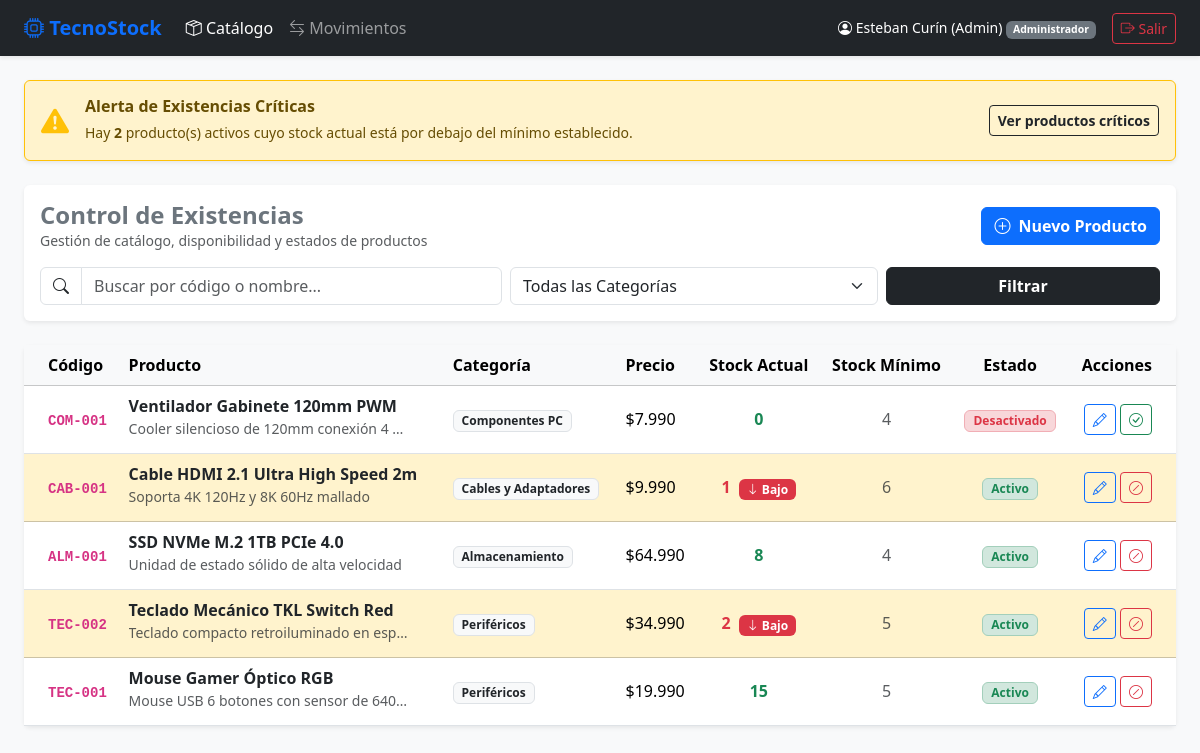
The page /index.php (signed in) on the database its author committed.
### tables this page shows
CREATE TABLE producto (
    id_producto INT AUTO_INCREMENT PRIMARY KEY,
    codigo VARCHAR(30) NOT NULL UNIQUE,
    nombre VARCHAR(120) NOT NULL,
    descripcion VARCHAR(255) DEFAULT NULL,
    precio INT NOT NULL CHECK (precio >= 0),
    stock_actual INT NOT NULL DEFAULT 0 CHECK (stock_actual >= 0),
    stock_minimo INT NOT NULL DEFAULT 0 CHECK (stock_minimo >= 0),
    estado TINYINT(1) NOT NULL DEFAULT 1,
    id_categoria INT NOT NULL,
    id_proveedor INT DEFAULT NULL,
    CONSTRAINT fk_producto_categoria FOREIGN KEY (id_categoria)
        REFERENCES categoria(id_categoria)
        ON UPDATE CASCADE
        ON DELETE RESTRICT,
    CONSTRAINT fk_producto_proveedor FOREIGN KEY (id_proveedor)
        REFERENCES proveedor(id_proveedor)
        ON UPDATE CASCADE
        ON DELETE RESTRICT
);

CREATE TABLE categoria (
    id_categoria INT AUTO_INCREMENT PRIMARY KEY,
    nombre VARCHAR(80) NOT NULL UNIQUE,
    descripcion VARCHAR(255) DEFAULT NULL,
    estado TINYINT(1) NOT NULL DEFAULT 1
);

### config/auth.php (called while the page is built, shortened)
<?php
function obtenerNombreRol(int $rol): string {
    return match ($rol) {
        1 => 'Administrador',
        2 => 'Bodeguero',
        3 => 'Vendedor',
        default => 'Desconocido',
    };
}

### index.php (the view, shortened to what this page needs)
<?php
require_once 'config/conexion.php';
require_once 'config/auth.php';
$rolUsuario = (int)$_SESSION['rol'];
$nombreUsuario = $_SESSION['nombre'];
$busqueda = trim($_GET['busqueda'] ?? '');
$sql = "SELECT p.id_producto, p.codigo, p.nombre, p.descripcion, p.precio,
               p.stock_actual, p.stock_minimo, p.estado, c.nombre AS categoria_nombre
        FROM producto p
        INNER JOIN categoria c ON p.id_categoria = c.id_categoria
        WHERE 1 = 1";
$params = [];
$sql .= " ORDER BY p.id_producto DESC";
$stmt = $pdo->prepare($sql);
$stmt->execute($params);
$productos = $stmt->fetchAll();
$stmtAlertas = $pdo->query("SELECT COUNT(*) FROM producto WHERE stock_actual < stock_minimo AND estado = 1");
$totalAlertas = (int)$stmtAlertas->fetchColumn();
?>
<!DOCTYPE html>
<html lang="es">
<head>
    <link href="https://cdn.jsdelivr.net/npm/bootstrap@5.3.3/dist/css/bootstrap.min.css" rel="stylesheet">
    <link href="https://cdn.jsdelivr.net/npm/bootstrap-icons@1.11.3/font/bootstrap-icons.min.css" rel="stylesheet">
</head>
<body>
<nav class="navbar navbar-expand-lg navbar-dark bg-dark sticky-top shadow-sm">
    <div class="container-fluid px-4">
        <a class="navbar-brand fw-bold text-primary" href="index.php">
            <i class="bi bi-cpu"></i> TecnoStock
        </a>
        <div class="collapse navbar-collapse" id="navMenu">
            <ul class="navbar-nav me-auto mb-2 mb-lg-0">
                <li class="nav-item">
                    <a class="nav-link active" href="index.php"><i class="bi bi-box-seam"></i> Catálogo</a>
                </li>
                <li class="nav-item">
                    <a class="nav-link" href="movimientos.php"><i class="bi bi-arrow-left-right"></i> Movimientos</a>
                </li>
            </ul>
            <div class="d-flex align-items-center text-white gap-3">
                <span class="small">
                    <i class="bi bi-person-circle"></i> <?= htmlspecialchars($nombreUsuario) ?>
                    <span class="badge bg-secondary"><?= obtenerNombreRol($rolUsuario) ?></span>
                </span>
                <a href="logout.php" class="btn btn-outline-danger btn-sm">
                    <i class="bi bi-box-arrow-right"></i> Salir
                </a>
            </div>
        </div>
    </div>
</nav>
<div class="container-fluid px-4 py-4">
    <?php if ($totalAlertas > 0): ?>
        <div class="alert alert-warning border-warning shadow-sm d-flex align-items-center justify-content-between p-3 mb-4" role="alert">
            <div class="d-flex align-items-center">
                <i class="bi bi-exclamation-triangle-fill fs-3 text-warning me-3"></i>
                <div>
                    <h6 class="alert-heading mb-1 fw-bold">Alerta de Existencias Críticas</h6>
                    <span class="small">Hay <strong><?= $totalAlertas ?></strong> producto(s) activos cuyo stock actual está por debajo del mínimo establecido.</span>
                </div>
            </div>
            <a href="index.php?filtro_stock=bajo" class="btn btn-sm btn-outline-dark fw-semibold">Ver productos críticos</a>
        </div>
    <?php endif; ?>
    <div class="card shadow-sm border-0 mb-4">
        <div class="card-body">
            <div class="row g-3 align-items-center justify-content-between mb-3">
                <div class="col-md-6">
                    <h4 class="fw-bold mb-0 text-secondary">Control de Existencias</h4>
                    <p class="text-muted small mb-0">Gestión de catálogo, disponibilidad y estados de productos</p>
                </div>
                <div class="col-md-6 text-md-end">
                    <?php if ($rolUsuario === 1): ?>
                        <a href="producto_form.php" class="btn btn-primary fw-semibold">
                            <i class="bi bi-plus-circle me-1"></i> Nuevo Producto
                        </a>
                    <?php endif; ?>
                </div>
            </div>
            <form method="GET" action="index.php" class="row g-2">
                <div class="col-md-5">
                    <div class="input-group">
                        <span class="input-group-text bg-white"><i class="bi bi-search"></i></span>
                        <input type="text" name="busqueda" class="form-control" placeholder="Buscar por código o nombre..." value="<?= htmlspecialchars($busqueda) ?>">
                    </div>
                </div>
                <div class="col-md-4">
                    <select name="id_categoria" class="form-select">
                        <option value="">Todas las Categorías</option>
                    </select>
                </div>
                <div class="col-md-3 d-flex gap-2">
                    <button type="submit" class="btn btn-dark w-100 fw-semibold">Filtrar</button>
                </div>
            </form>
        </div>
    </div>
    <div class="card shadow-sm border-0">
        <div class="card-body p-0">
            <div class="table-responsive">
                <table class="table table-hover align-middle mb-0">
                    <thead class="table-light">
                        <tr>
                            <th class="ps-4">Código</th>
                            <th>Producto</th>
                            <th>Categoría</th>
                            <th>Precio</th>
                            <th class="text-center">Stock Actual</th>
                            <th class="text-center">Stock Mínimo</th>
                            <th class="text-center">Estado</th>
                            <th class="text-end pe-4">Acciones</th>
                        </tr>
                    </thead>
                    <tbody>
                        <?php if (empty($productos)): ?>
                            <tr>
                                <td colspan="8" class="text-center py-4 text-muted">
                                    <i class="bi bi-inbox fs-2 d-block mb-2"></i>
                                    No se encontraron productos que coincidan con la búsqueda.
                                </td>
                            </tr>
                        <?php else: ?>
                            <?php foreach ($productos as $p): ?>
                                <?php
                                    $alertaStock = ($p['stock_actual'] < $p['stock_minimo'] && $p['estado'] == 1);
                                ?>
                                <tr class="<?= $alertaStock ? 'table-warning' : '' ?>">
                                    <td class="ps-4 fw-bold">
                                        <code><?= htmlspecialchars($p['codigo']) ?></code>
                                    </td>
                                    <td>
                                        <div class="fw-semibold text-dark"><?= htmlspecialchars($p['nombre']) ?></div>
                                        <small class="text-muted text-truncate d-inline-block" style="max-width: 280px;">
                                            <?= htmlspecialchars($p['descripcion'] ?? 'Sin descripción') ?>
                                        </small>
                                    </td>
                                    <td>
                                        <span class="badge bg-light text-dark border">
                                            <?= htmlspecialchars($p['categoria_nombre']) ?>
                                        </span>
                                    </td>
                                    <td>$<?= number_format($p['precio'], 0, ',', '.') ?></td>
                                    <td class="text-center">
                                        <span class="fw-bold fs-6 <?= $alertaStock ? 'text-danger' : 'text-success' ?>">
                                            <?= $p['stock_actual'] ?>
                                        </span>
                                        <?php if ($alertaStock): ?>
                                            <span class="badge bg-danger badge-alerta ms-1" title="Stock bajo el mínimo">
                                                <i class="bi bi-arrow-down"></i> Bajo
                                            </span>
                                        <?php endif; ?>
                                    </td>
                                    <td class="text-center text-muted"><?= $p['stock_minimo'] ?></td>
                                    <td class="text-center">
                                        <?php if ($p['estado'] == 1): ?>
                                            <span class="badge bg-success-subtle text-success border border-success-subtle px-2 py-1">Activo</span>
                                        <?php else: ?>
                                            <span class="badge bg-danger-subtle text-danger border border-danger-subtle px-2 py-1">Desactivado</span>
                                        <?php endif; ?>
                                    </td>
                                    <td class="text-end pe-4">
                                        <?php if ($rolUsuario === 1): ?>
                                            <a href="producto_form.php?id=<?= $p['id_producto'] ?>" class="btn btn-sm btn-outline-primary" title="Editar Producto">
                                                <i class="bi bi-pencil"></i>
                                            </a>
                                            <a href="producto_estado.php?id=<?= $p['id_producto'] ?>&estado=<?= $p['estado'] == 1 ? 0 : 1 ?>"
                                               class="btn btn-sm <?= $p['estado'] == 1 ? 'btn-outline-danger' : 'btn-outline-success' ?>"
                                               title="<?= $p['estado'] == 1 ? 'Desactivar producto' : 'Reactivar producto' ?>"
                                               onclick="return confirm('¿Seguro que deseas cambiar el estado de este producto?');">
                                                <i class="bi <?= $p['estado'] == 1 ? 'bi-slash-circle' : 'bi-check-circle' ?>"></i>
                                            </a>
                                        <?php else: ?>
                                            <span class="text-muted small">Solo lectura</span>
                                        <?php endif; ?>
                                    </td>
                                </tr>
                            <?php endforeach; ?>
                        <?php endif; ?>
                    </tbody>
                </table>
            </div>
        </div>
    </div>
</div>
</body>
</html>

### index.php (style rules this page uses)
body { background-color: #f8f9fa; }
.badge-alerta { animation: pulse 2s infinite; }

### rows shown on the page
producto: codigo "COM-001", nombre "Ventilador Gabinete 120mm PWM", descripcion "Cooler silencioso de 120mm conexión 4…", id_categoria.nombre "Componentes PC", precio "7.990", stock_actual "0", stock_minimo "4", estado "Desactivado"
producto: codigo "CAB-001", nombre "Cable HDMI 2.1 Ultra High Speed 2m", descripcion "Soporta 4K 120Hz y 8K 60Hz mallado", id_categoria.nombre "Cables y Adaptadores", precio "9.990", stock_actual "1", estado 1 (drawn), stock_minimo "6"
producto: codigo "ALM-001", nombre "SSD NVMe M.2 1TB PCIe 4.0", descripcion "Unidad de estado sólido de alta velocidad", id_categoria.nombre "Almacenamiento", precio "64.990", stock_actual "8", stock_minimo "4", estado "Activo"
producto: codigo "TEC-002", nombre "Teclado Mecánico TKL Switch Red", descripcion "Teclado compacto retroiluminado en esp…", id_categoria.nombre "Periféricos", precio "34.990", stock_actual "2", estado 1 (drawn), stock_minimo "5"
producto: codigo "TEC-001", nombre "Mouse Gamer Óptico RGB", descripcion "Mouse USB 6 botones con sensor de 640…", id_categoria.nombre "Periféricos", precio "19.990", stock_actual "15", stock_minimo "5", estado "Activo"

### other values the page prints
$nombreUsuario "Esteban Curín (Admin)"
obtenerNombreRol($rolUsuario) "Administrador"
$totalAlertas "2"
